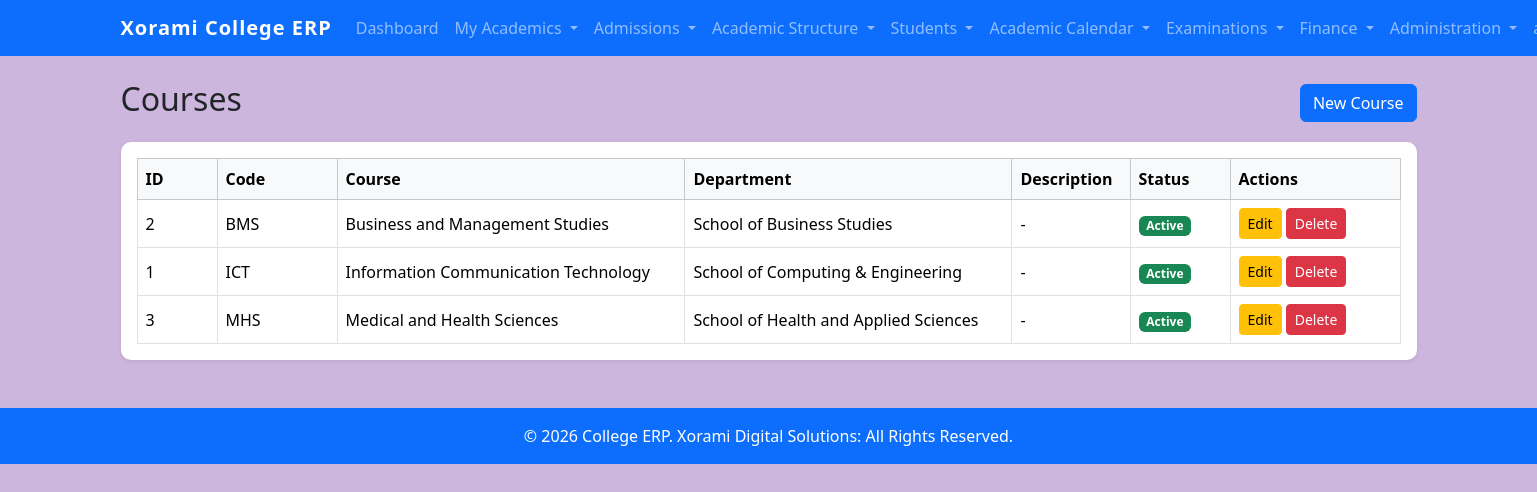
The app's page /courses/ (signed in) with its own data.
### students/models.py (models this page shows, shortened)
class Course(models.Model):
    department = models.ForeignKey(
        Department,
        on_delete=models.PROTECT,
        related_name="courses",
    )
    code = models.CharField(
        max_length=20,
        unique=True,
    )
    name = models.CharField(
        max_length=200,
    )
    description = models.TextField(
        blank=True,
    )
    is_active = models.BooleanField(
        default=True,
    )
    created_at = models.DateTimeField(
        auto_now_add=True,
    )
    updated_at = models.DateTimeField(
        auto_now=True,
    )
    class Meta:
        ordering = [
            "department",
            "name",
        ]
        unique_together = (
            "department",
            "name",
        )

class Department(models.Model):
    code = models.CharField(
        max_length=20,
        unique=True,
    )
    name = models.CharField(
        max_length=100,
        unique=True,
    )
    description = models.TextField(
        blank=True,
    )
    is_active = models.BooleanField(
        default=True,
    )
    created_at = models.DateTimeField(
        auto_now_add=True,
    )
    updated_at = models.DateTimeField(
        auto_now=True,
    )
    class Meta:
        ordering = [
            "name",
        ]
        verbose_name = "Department"
        verbose_name_plural = "Departments"

### students/views.py (the view)
@login_required
@permission_required(
    "students.view_course",
    raise_exception=True
)
def course_list(request):
    courses = (
        Course.objects
        .select_related(
            "department"
        )
        .order_by(
            "name"
        )
    )
    search = request.GET.get(
        "search"
    )
    department_id = request.GET.get(
        "department"
    )
    if search:
        courses = courses.filter(
            name__icontains=search
        )
    if department_id:
        courses = courses.filter(
            department_id=department_id
        )
    context = {
        "courses": courses,
        "departments": (
            Department.objects
            .order_by(
                "name"
            )
        ),
        "search": search,
        "selected_department": department_id,
    }
    return render(
        request,
        "students/courses/course_list.html",
        context
    )

### students/templatetags/student_extras.py (called while the page is built)
@register.filter
def has_group(user, group_name):
    if user.is_anonymous:
        return False
    return user.groups.filter(name=group_name).exists()

### templates/students/courses/course_list.html (shortened to what this page needs)
{% extends "base.html" %}
{% block content %}
<div class="d-flex justify-content-between align-items-center mb-3">
    <h2>Courses</h2>
    <a href="{% url 'course_create' %}" class="btn btn-primary">
         New Course
    </a>
</div>
<div class="card shadow-sm">
    <div class="card-body">
        {% if courses %}
        <div class="table-responsive">
            <table class="table table-bordered table-hover align-middle">
                <thead class="table-light">
                    <tr>
                        <th width="80">ID</th>
                        <th width="120">Code</th>
                        <th>Course</th>
                        <th>Department</th>
                        <th>Description</th>
                        <th width="100">Status</th>
                        <th width="170">Actions</th>
                    </tr>
                </thead>
                <tbody>
                    {% for course in courses %}
                    <tr>
                        <td>{{ course.id }}</td>
                        <td>{{ course.code }}</td>
                        <td>{{ course.name }}</td>
                        <td>{{ course.department.name }}</td>
                        <td>{{ course.description|default:"-" }}</td>
                        <td>
                            {% if course.is_active %}
                                <span class="badge bg-success">Active</span>
                            {% else %}
                                <span class="badge bg-secondary">Inactive</span>
                            {% endif %}
                        </td>
                        <td>
                            <a href="{% url 'course_update' course.pk %}"
                               class="btn btn-sm btn-warning">
                                Edit
                            </a>
                            <a href="{% url 'course_delete' course.pk %}"
                               class="btn btn-sm btn-danger">
                                Delete
                            </a>
                        </td>
                    </tr>
                    {% endfor %}
                </tbody>
            </table>
        </div>
        {% else %}
        <div class="alert alert-info mb-0">
            No courses have been created.
        </div>
        {% endif %}
    </div>
</div>
{% endblock %}

### static/css/style.css (style rules this page uses)
body { background-color:#cdb6de; }
.card { border:none; border-radius:10px; }
.table { margin-bottom:0; }

### records on screen
Course: id "2", code "BMS", name "Business and Management Studies", department.name "School of Business Studies", description "-", is_active "Active"
Course: id "1", code "ICT", name "Information Communication Technology", department.name "School of Computing & Engineering", description "-", is_active "Active"
Course: id "3", code "MHS", name "Medical and Health Sciences", department.name "School of Health and Applied Sciences", description "-", is_active "Active"
